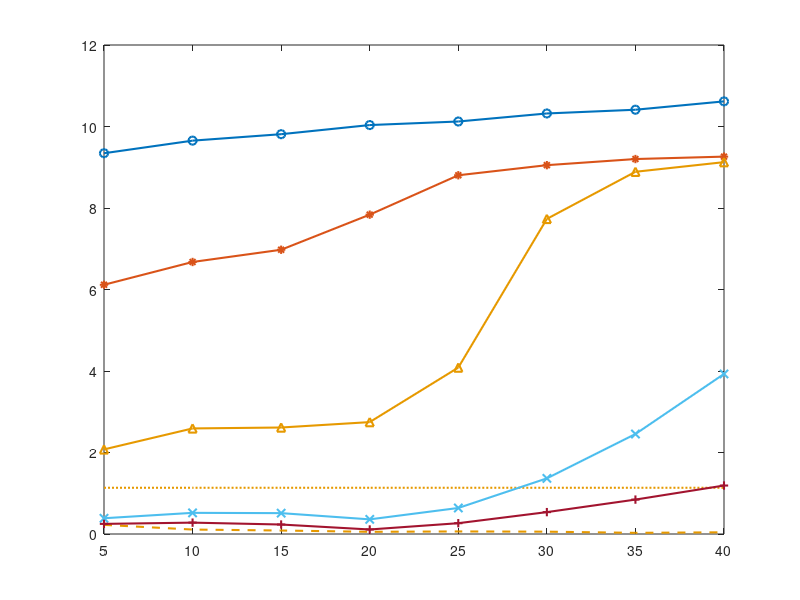

Write MATLAB code to recreate this figure. (Note: this script raises an error after producing the figure.)
load("one_min_master_list_1.mat");
one_min_master_list = min_master_list;
load("one_min_master_list_2.mat");
one_min_master_list = cat(1,one_min_master_list,min_master_list);

load("two_min_master_list_1.mat");
two_min_master_list = min_master_list;
% load("two_min_master_list_2.mat");
% two_min_master_list = cat(1,two_min_master_list,min_master_list);
% load("two_min_master_list_3.mat");
% two_min_master_list = cat(1,two_min_master_list,min_master_list);

load("three_min_master_list_rand.mat");
three_min_master_list_rand = min_master_list;

load("three_min_master_list_1.mat");
three_min_master_list = min_master_list;
load("three_min_master_list_2.mat");
three_min_master_list = cat(1,three_min_master_list,min_master_list);

load("four_min_master_list_1.mat");
four_min_master_list = min_master_list; 
load("four_min_master_list_2.mat");
four_min_master_list = cat(1,four_min_master_list,min_master_list);
load("four_min_master_list_3.mat");
four_min_master_list = cat(1,four_min_master_list,min_master_list);

load("five_min_master_list_1.mat");
five_min_master_list = min_master_list; 
load("five_min_master_list_2.mat");
five_min_master_list = cat(1,five_min_master_list,min_master_list);

L_list = 5:5:40;
no_irs_3_pair = zeros(1,8) + 1.1345;

plot(L_list,mean(one_min_master_list),'DisplayName','Single pair','Marker','o','LineWidth',1.5);
hold on;
plot(L_list,mean(two_min_master_list,'omitnan'),'DisplayName','Two pairs','Marker','*','LineWidth',1.5);
plot(L_list,mean(three_min_master_list),'DisplayName','Three pairs','Marker','^','LineWidth',1.5,'Color',[0.9 0.6 0]);
plot(L_list,mean(max(three_min_master_list_rand,0)),'DisplayName','Three pairs(Rnd)','LineStyle','--','LineWidth',1.5,'Color',[0.9 0.6 0]);
plot(L_list,no_irs_3_pair,'DisplayName','Three pairs(No-IRS)','LineStyle',':','LineWidth',1.5,'Color',[0.9 0.6 0]);
plot(L_list,mean(four_min_master_list),'DisplayName','Four pairs','Marker','x','LineWidth',1.5);
plot(L_list,mean(five_min_master_list),'DisplayName','Five pairs','Marker','+','LineWidth',1.5);
ax = gca;
ax.FontSize = 12;
ax.FontName = 'Times';
xlim([5 40])
xlabel('Number of IRS elements','FontName','Times','FontSize',12)
ylabel('Minimum secrecy Rate(bits/sec/Hz)','FontName','Times','FontSize',12)
lgd = legend('Location','best');
lgd.FontSize = 10;
lgd.FontName = 'Times';
lgd.Position = [0.6656    0.3651    0.2245    0.2429];
grid on;

% print -depsc2 chart_100_3.eps